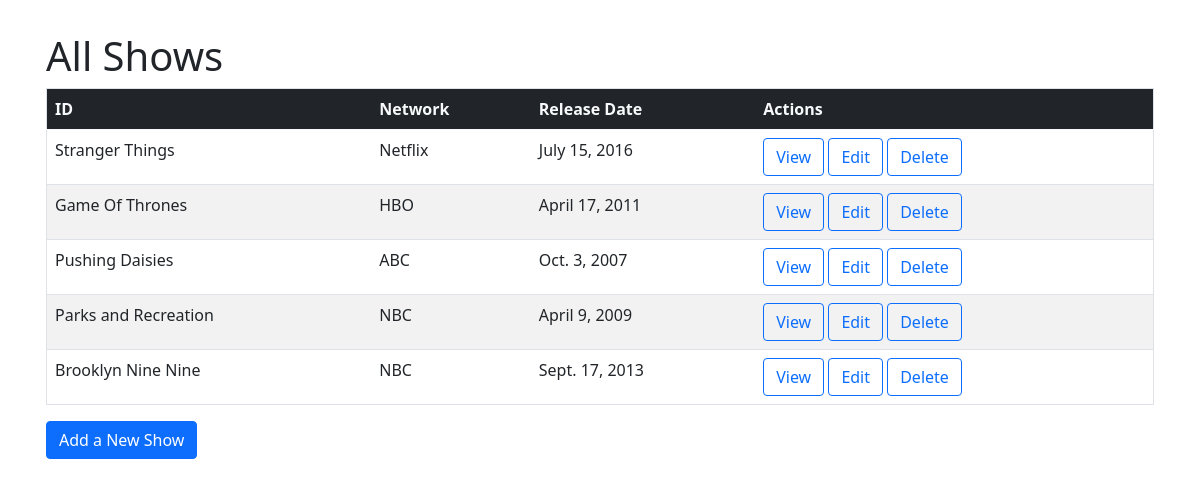
The app's page /shows, older data.
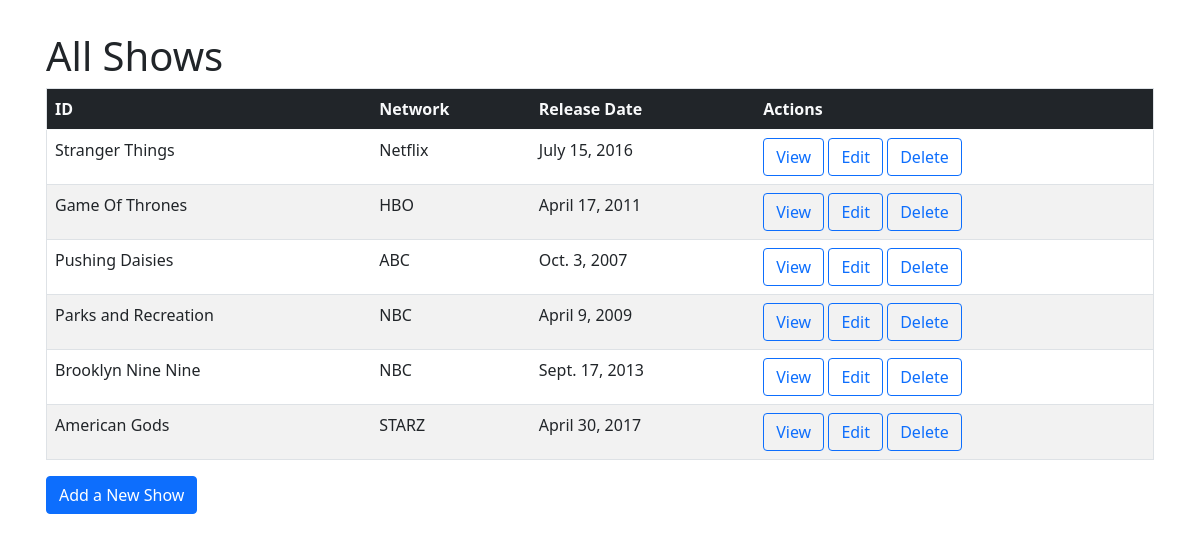
The same page, newer data.
### tv_shows_app/models.py (models this page shows)
class Show(models.Model):
    title = models.CharField(max_length=255)
    network = models.CharField(max_length=255)
    release_date = models.DateField()
    desc = models.TextField()
    created_at = models.DateTimeField(auto_now_add=True)
    updated_at = models.DateTimeField(auto_now=True)
    objects = ShowsManager()

### tv_shows_app/views.py (the view)
# urls.py: path('shows', views.tv_shows),
def tv_shows(request):
    headings = ['ID', 'Network', 'Release Date', 'Actions']
    context = {
        'headings': headings,
        'all_shows': Show.objects.all()
    }
    return render(request, 'tv_shows.html', context)

### tv_shows_app/templates/tv_shows.html (shortened to what this page needs)
<!DOCTYPE html>
<html lang="en">
<head>
    <link href="https://cdn.jsdelivr.net/npm/bootstrap@5.0.0-beta3/dist/css/bootstrap.min.css" rel="stylesheet">
    {% load static %}
    <link rel="stylesheet" href="{% static 'css/style.css' %}">
</head>
<body>
    <div class="container mt-3 p-3">
        <h1>All Shows</h1>
        <table class="table table-group table-striped border">
            <thead>
                <tr>
                    {% for heading in headings %}
                        <th class="bg-dark text-light"scope="col">{{heading}}</th>
                    {% endfor %}
                    </tr>
            </thead>
            <tbody>
                <tr>
                    {% for shows in all_shows %}
                    <tr>
                        <td>{{shows.title}}</td>
                        <td>{{shows.network}}</td>
                        <td>{{shows.release_date}}</td>
                        <td>
                            <a class="btn btn-outline-primary" href="/shows/{{shows.id}}">View</a>
                            <a class="btn btn-outline-primary" href="/shows/{{shows.id}}/edit">Edit</a>
                            <a class="btn btn-outline-primary" href="/shows/{{shows.id}}/destroy">Delete</a>
                        </td>
                    </tr>
                    {% endfor %}
                </tr>
            </tbody>
        </table>
        <a class="btn btn-primary" href="/shows/new">Add a New Show</a>
    </div>
</body>
</html>

Row changes from the older to the newer data that the page shows:
added Show: title "American Gods", network "STARZ", release_date "April 30, 2017"
